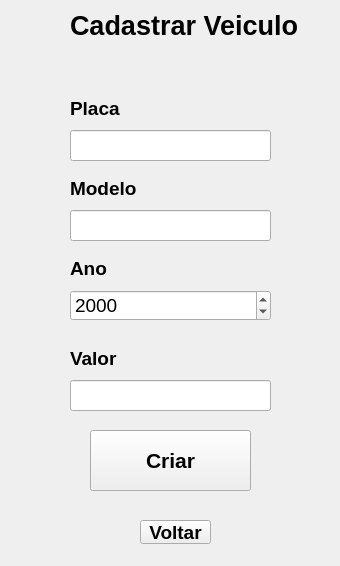
<?xml version="1.0" encoding="UTF-8"?>
<ui version="4.0">
 <class>cadastrarveiculo</class>
 <widget class="QWidget" name="cadastrarveiculo">
  <property name="geometry">
   <rect>
    <x>0</x>
    <y>0</y>
    <width>340</width>
    <height>566</height>
   </rect>
  </property>
  <property name="windowTitle">
   <string>Form</string>
  </property>
  <widget class="QLabel" name="label">
   <property name="geometry">
    <rect>
     <x>70</x>
     <y>10</y>
     <width>241</width>
     <height>31</height>
    </rect>
   </property>
   <property name="font">
    <font>
     <pointsize>20</pointsize>
     <bold>true</bold>
    </font>
   </property>
   <property name="text">
    <string>Cadastrar Veiculo</string>
   </property>
  </widget>
  <widget class="QPushButton" name="pushButton">
   <property name="geometry">
    <rect>
     <x>140</x>
     <y>520</y>
     <width>71</width>
     <height>24</height>
    </rect>
   </property>
   <property name="font">
    <font>
     <pointsize>14</pointsize>
     <bold>true</bold>
    </font>
   </property>
   <property name="text">
    <string>Voltar</string>
   </property>
  </widget>
  <widget class="QPushButton" name="pushButton_2">
   <property name="geometry">
    <rect>
     <x>90</x>
     <y>430</y>
     <width>161</width>
     <height>61</height>
    </rect>
   </property>
   <property name="font">
    <font>
     <pointsize>16</pointsize>
     <bold>true</bold>
    </font>
   </property>
   <property name="text">
    <string>Criar</string>
   </property>
  </widget>
  <widget class="QLabel" name="label_2">
   <property name="geometry">
    <rect>
     <x>70</x>
     <y>100</y>
     <width>71</width>
     <height>16</height>
    </rect>
   </property>
   <property name="font">
    <font>
     <pointsize>14</pointsize>
     <bold>true</bold>
    </font>
   </property>
   <property name="text">
    <string>Placa</string>
   </property>
  </widget>
  <widget class="QLabel" name="label_3">
   <property name="geometry">
    <rect>
     <x>70</x>
     <y>180</y>
     <width>81</width>
     <height>16</height>
    </rect>
   </property>
   <property name="font">
    <font>
     <pointsize>14</pointsize>
     <bold>true</bold>
    </font>
   </property>
   <property name="text">
    <string>Modelo</string>
   </property>
  </widget>
  <widget class="QLabel" name="label_4">
   <property name="geometry">
    <rect>
     <x>70</x>
     <y>260</y>
     <width>49</width>
     <height>16</height>
    </rect>
   </property>
   <property name="font">
    <font>
     <pointsize>14</pointsize>
     <bold>true</bold>
    </font>
   </property>
   <property name="text">
    <string>Ano</string>
   </property>
  </widget>
  <widget class="QLabel" name="label_5">
   <property name="geometry">
    <rect>
     <x>70</x>
     <y>350</y>
     <width>49</width>
     <height>16</height>
    </rect>
   </property>
   <property name="font">
    <font>
     <pointsize>14</pointsize>
     <bold>true</bold>
    </font>
   </property>
   <property name="text">
    <string>Valor</string>
   </property>
  </widget>
  <widget class="QLineEdit" name="editPlaca">
   <property name="geometry">
    <rect>
     <x>70</x>
     <y>130</y>
     <width>201</width>
     <height>31</height>
    </rect>
   </property>
   <property name="font">
    <font>
     <pointsize>14</pointsize>
    </font>
   </property>
  </widget>
  <widget class="QLineEdit" name="editModelo">
   <property name="geometry">
    <rect>
     <x>70</x>
     <y>210</y>
     <width>201</width>
     <height>31</height>
    </rect>
   </property>
   <property name="font">
    <font>
     <pointsize>14</pointsize>
    </font>
   </property>
  </widget>
  <widget class="QDateEdit" name="editAno">
   <property name="geometry">
    <rect>
     <x>70</x>
     <y>290</y>
     <width>201</width>
     <height>31</height>
    </rect>
   </property>
   <property name="font">
    <font>
     <pointsize>14</pointsize>
    </font>
   </property>
   <property name="displayFormat">
    <string>yyyy</string>
   </property>
  </widget>
  <widget class="QLineEdit" name="editValor">
   <property name="geometry">
    <rect>
     <x>70</x>
     <y>380</y>
     <width>201</width>
     <height>31</height>
    </rect>
   </property>
   <property name="font">
    <font>
     <pointsize>14</pointsize>
    </font>
   </property>
  </widget>
 </widget>
 <resources/>
 <connections/>
</ui>
